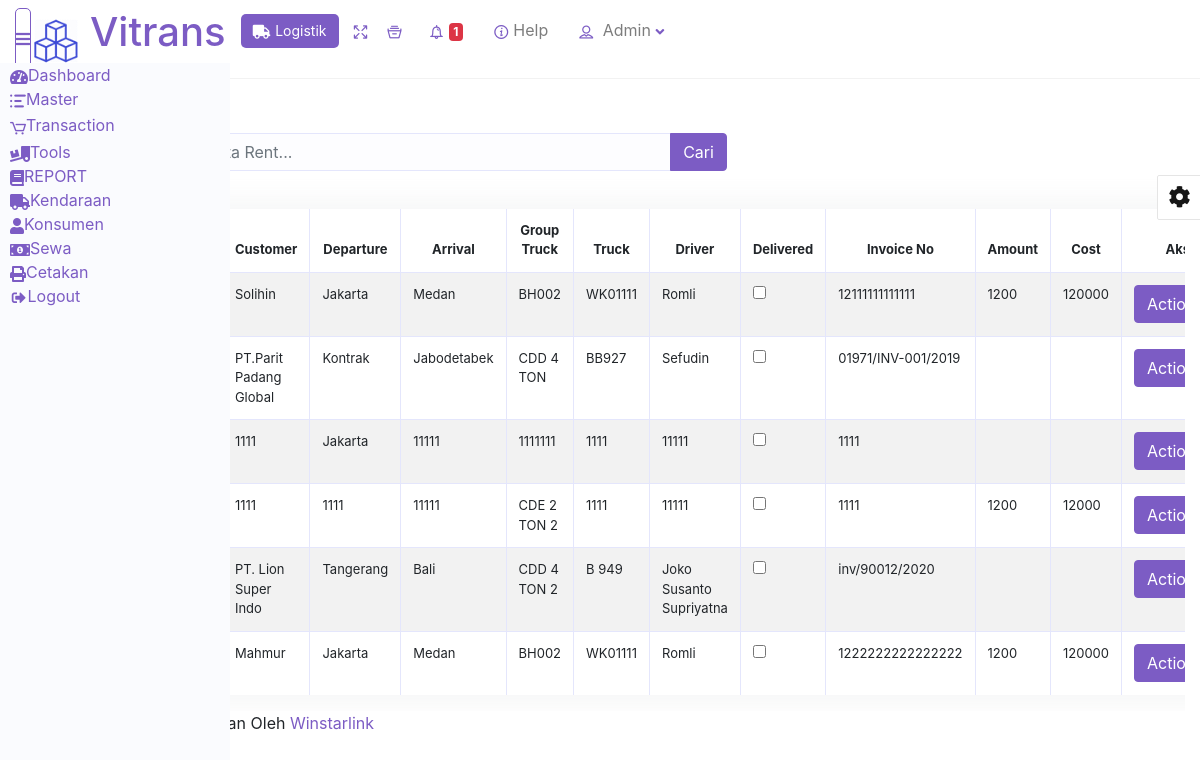
Page /logistik_erp/index.php/rent on the committed database.
### tables this page shows
CREATE TABLE `rent` (
  `id` int(11) NOT NULL AUTO_INCREMENT,
  `date` varchar(50) NOT NULL,
  `rent_no` varchar(50) NOT NULL,
  `customer` varchar(50) NOT NULL,
  `departure` varchar(50) NOT NULL,
  `arrival` varchar(50) NOT NULL,
  `group_truck` varchar(50) NOT NULL,
  `truck` varchar(50) NOT NULL,
  `driver` varchar(50) NOT NULL,
  `kernet` varchar(50) NOT NULL,
  `insurance` varchar(50) NOT NULL,
  `amount` varchar(50) NOT NULL,
  `late_pickup` varchar(50) NOT NULL,
  `late_delivered` varchar(50) NOT NULL,
  `combine` varchar(50) NOT NULL,
  `delivered` varchar(50) NOT NULL,
  `invoice_no` varchar(50) NOT NULL,
  `shipping_no` varchar(50) NOT NULL,
  `distance` varchar(50) NOT NULL,
  `cost_center` varchar(50) NOT NULL,
  `type` varchar(50) NOT NULL,
  `amount_cost` varchar(50) NOT NULL,
  `date_payment` varchar(50) NOT NULL,
  `amount_payment` varchar(50) NOT NULL,
  `date_other` varchar(50) NOT NULL,
  `cost_center2` varchar(50) NOT NULL,
  `memo` varchar(100) NOT NULL,
  `amount_other` varchar(100) NOT NULL,
  `amount_claim` varchar(100) NOT NULL,
  `amount_accident` varchar(100) NOT NULL,
  `notes` varchar(100) NOT NULL,
  PRIMARY KEY (`id`)
);

### logistik_erp/application/controllers/Rent.php (called while the page is built, shortened)
<?php
class Rent extends CI_Controller {
    public function __construct(){
        $this->load->model('M_rent');
        $this->load->library('form_validation');
    }
    public function index(){
        $topik['judul'] = 'Halaman Menu Rent';
        $data['rent'] = $this->M_rent->tampil_data();
        $this->load->view('templates/header',$topik);
        $this->load->view('rent/index',$data);
        $this->load->view('templates/footer');
    }
}

### logistik_erp/index.php (called while the page is built, shortened)
<?php
require_once BASEPATH.'core/CodeIgniter.php';

### logistik_erp/application/models/M_rent.php (called while the page is built, shortened)
<?php
class M_rent extends CI_Model{
    public function tampil_data(){
        return $this->db->get('rent')->result_array();
    }
}
?>

### logistik_erp/application/views/rent/index.php (the view, shortened to what this page needs)
<div class="content-wrapper col-12">
<section class="content-header ml mt-2 auto">
    <div class="row mt-3">
    <div class="ml-3">
        <a href="<?= ('rent/tambah');?>" class="btn btn-primary">Tambah Data</a>
    </div>
    <div class="col-md-6">
        <form action="" method="post">
            <div class="input-group">
            <input type="text" name="keyword" id="" placeholder="Cari Data Rent..." class="form-control" autocomplete="off">
            <div class="input-group-append">
                <button type="submit" class="btn btn-primary">Cari</button>
            </div>
            </div>
        </form>
    </div>
</div>
<div style="margin-left:5px">
<div class="">
<div class="table-responsive mt-2">
<table id="mytable" class="table table-striped table-bordered table-hover table-full-width dataTable" cellspacing="0" width="" style="font-size: small;">
        <thead>
            <tr style="text-align:center">
                <th>No.</th>
                <th>Date</th>
                <th>Rent No</th>
                <th>Customer</th>
                <th>Departure</th>
                <th>Arrival</th>
                <th>Group Truck</th>
                <th>Truck</th>
                <th>Driver</th>
                <th>Delivered</th>
                <th>Invoice No</th>
                <th>Amount</th>
                <th>Cost</th>
                <th>Aksi</th>
            </tr>
        </thead>
        <tbody>
            <?php foreach ($rent as $gaj): ?>
            <tr>
                <td style="text-align:center">
                </td>
                <td>
                </td>
                <td>
                </td>
                <td>
                    <?php echo $gaj['customer'] ?>
                </td>
                <td>
                    <?php echo $gaj['departure'] ?>
                </td>
                <td>
                    <?php echo $gaj['arrival'] ?>
                </td>
                <td>
                    <?php echo $gaj['group_truck'] ?>
                </td>
                <td>
                <?php echo $gaj['truck'] ?>
                </td>
                <td>
                    <?php echo $gaj['driver'] ?>
                </td>
                <td>
                    <input type="checkbox" name="" id="">
                </td>
                <td>
                    <?php echo $gaj['invoice_no'] ?>
                </td>
                <td>
                    <?php echo $gaj['amount'] ?>
                </td>
                <td>
                    <?php echo $gaj['amount_cost'] ?>
                </td>
                <td style="text-align:center">
                <div class="btn-group" >
                    <button type="button" class="btn btn-primary dropdown-toggle" data-toggle="dropdown" aria-haspopup="true" aria-expanded="false">
                        Action
                    </button>
                </div>
                </td>
            </tr>
            <?php endforeach; ?>
        </tbody>
    </table>
    </div>
</div>

### logistik_erp/assets/cssvitrans.css (style rules this page uses)
.btn-primary { color: color-yiq(#7c5cc4); background-color: #7c5cc4; border-color: #7c5cc4; }
.dataTable { margin-top: 30px; }
.table thead { background-color: #FFF; }
.form-control, .input-group-text, .bootstrap-select.form-control { background-color: #fdfdff; border-color: #e4e6fc; }
.btn-primary { background-color: #7c5cc4; border-color: #7c5cc4; }
.table:not(.permission-table) thead th { border-bottom: none; border-top: none; }
.table td { border-bottom: 1px solid #f5f5f5; }
.table:not(.permission-table) tr:last-child td { border-bottom: none; }
table.dataTable { background-color: #FFF; border-collapse: collapse !important; border-radius: 5px; box-shadow: 0 0 35px 0 rgba(154,161,171,.15); }
.table thead th { border-bottom: 1px solid #e4e6fc }
section { padding: 30px 0; }
.table-bordered td, .table-bordered th { border-color: #e4e6fc }

### rows in the picture
rent: customer "Solihin", departure "Jakarta", arrival "Medan", group_truck "BH002", truck "WK01111", driver "Romli", invoice_no "12111111111111", amount "1200", amount_cost "120000"
rent: customer "PT.Parit Padang Global", departure "Kontrak", arrival "Jabodetabek", group_truck "CDD 4 TON", truck "BB927", driver "Sefudin", invoice_no "01971/INV-001/2019"
rent: customer "1111", departure "Jakarta", arrival "11111", group_truck "1111111", truck "1111", driver "11111", invoice_no "1111"
rent: customer "1111", departure "1111", arrival "11111", group_truck "CDE 2 TON 2", truck "1111", driver "11111", invoice_no "1111", amount "1200", amount_cost "12000"
rent: customer "PT. Lion Super Indo", departure "Tangerang", arrival "Bali", group_truck "CDD 4 TON 2", truck "B 949", driver "Joko Susanto Supriyatna", invoice_no "inv/90012/2020"
rent: customer "Mahmur", departure "Jakarta", arrival "Medan", group_truck "BH002", truck "WK01111", driver "Romli", invoice_no "1222222222222222", amount "1200", amount_cost "120000"
